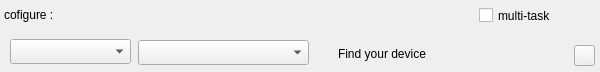
<?xml version="1.0" encoding="UTF-8"?>
<ui version="4.0">
 <class>xParameterClass</class>
 <widget class="QWidget" name="xParameterClass">
  <property name="geometry">
   <rect>
    <x>0</x>
    <y>0</y>
    <width>600</width>
    <height>72</height>
   </rect>
  </property>
  <property name="sizePolicy">
   <sizepolicy hsizetype="Preferred" vsizetype="Fixed">
    <horstretch>0</horstretch>
    <verstretch>0</verstretch>
   </sizepolicy>
  </property>
  <property name="minimumSize">
   <size>
    <width>0</width>
    <height>72</height>
   </size>
  </property>
  <property name="windowTitle">
   <string>xParameter</string>
  </property>
  <widget class="QComboBox" name="cbx_device">
   <property name="geometry">
    <rect>
     <x>10</x>
     <y>39</y>
     <width>121</width>
     <height>25</height>
    </rect>
   </property>
   <property name="minimumSize">
    <size>
     <width>100</width>
     <height>25</height>
    </size>
   </property>
   <property name="maximumSize">
    <size>
     <width>16777215</width>
     <height>25</height>
    </size>
   </property>
  </widget>
  <widget class="QComboBox" name="cbx_model">
   <property name="geometry">
    <rect>
     <x>138</x>
     <y>40</y>
     <width>171</width>
     <height>25</height>
    </rect>
   </property>
   <property name="minimumSize">
    <size>
     <width>100</width>
     <height>25</height>
    </size>
   </property>
   <property name="maximumSize">
    <size>
     <width>16777215</width>
     <height>25</height>
    </size>
   </property>
  </widget>
  <widget class="QLabel" name="lbl_no">
   <property name="geometry">
    <rect>
     <x>10</x>
     <y>58</y>
     <width>20</width>
     <height>16</height>
    </rect>
   </property>
   <property name="sizePolicy">
    <sizepolicy hsizetype="Fixed" vsizetype="Fixed">
     <horstretch>0</horstretch>
     <verstretch>0</verstretch>
    </sizepolicy>
   </property>
   <property name="maximumSize">
    <size>
     <width>20</width>
     <height>20</height>
    </size>
   </property>
  </widget>
  <widget class="QLabel" name="lblFindDevice">
   <property name="geometry">
    <rect>
     <x>338</x>
     <y>39</y>
     <width>121</width>
     <height>30</height>
    </rect>
   </property>
   <property name="minimumSize">
    <size>
     <width>0</width>
     <height>30</height>
    </size>
   </property>
   <property name="maximumSize">
    <size>
     <width>16777215</width>
     <height>30</height>
    </size>
   </property>
   <property name="cursor">
    <cursorShape>PointingHandCursor</cursorShape>
   </property>
   <property name="text">
    <string>Find your device</string>
   </property>
  </widget>
  <widget class="QPushButton" name="btnExpand">
   <property name="geometry">
    <rect>
     <x>574</x>
     <y>45</y>
     <width>21</width>
     <height>21</height>
    </rect>
   </property>
   <property name="sizePolicy">
    <sizepolicy hsizetype="Fixed" vsizetype="Fixed">
     <horstretch>0</horstretch>
     <verstretch>0</verstretch>
    </sizepolicy>
   </property>
   <property name="minimumSize">
    <size>
     <width>21</width>
     <height>21</height>
    </size>
   </property>
   <property name="maximumSize">
    <size>
     <width>21</width>
     <height>21</height>
    </size>
   </property>
   <property name="focusPolicy">
    <enum>Qt::NoFocus</enum>
   </property>
   <property name="checkable">
    <bool>true</bool>
   </property>
  </widget>
  <widget class="QLabel" name="label">
   <property name="geometry">
    <rect>
     <x>4</x>
     <y>-3</y>
     <width>60</width>
     <height>35</height>
    </rect>
   </property>
   <property name="text">
    <string>cofigure :</string>
   </property>
  </widget>
  <widget class="QCheckBox" name="cbxMultiTask">
   <property name="geometry">
    <rect>
     <x>479</x>
     <y>7</y>
     <width>101</width>
     <height>17</height>
    </rect>
   </property>
   <property name="focusPolicy">
    <enum>Qt::NoFocus</enum>
   </property>
   <property name="text">
    <string>multi-task</string>
   </property>
  </widget>
  <widget class="QLabel" name="lblFind">
   <property name="geometry">
    <rect>
     <x>317</x>
     <y>45</y>
     <width>18</width>
     <height>18</height>
    </rect>
   </property>
   <property name="minimumSize">
    <size>
     <width>18</width>
     <height>18</height>
    </size>
   </property>
   <property name="maximumSize">
    <size>
     <width>18</width>
     <height>18</height>
    </size>
   </property>
   <property name="cursor">
    <cursorShape>PointingHandCursor</cursorShape>
   </property>
  </widget>
 </widget>
 <layoutdefault spacing="6" margin="11"/>
 <resources/>
 <connections/>
</ui>
